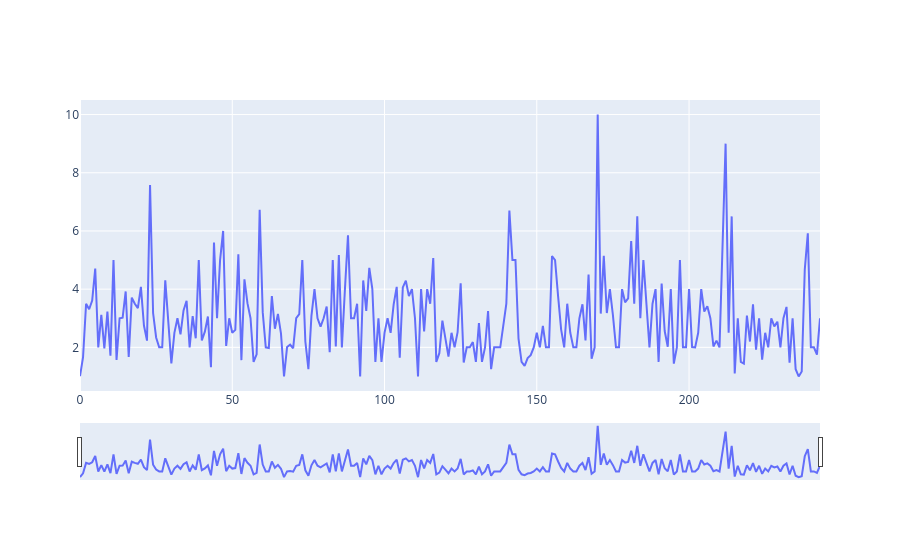

Here is the notebook cell this chart was saved with:
### Markdown cell above
Adding Sliders

### Code cell
plot = px.Figure(data=[px.Scatter(
    y=data['tip'],
    mode='lines',)
])

plot.update_layout(
    xaxis=dict(
        rangeselector=dict(
            buttons=list([
                dict(count=1,
                    step="day",
                    stepmode="backward"),
            ])
        ),
        rangeslider=dict(
            visible=True
        ),
    )
)

plot.show()

### Figure 1 — Plotly figure (JSON) as saved in the notebook; plotly's stock layout.template omitted (floating-point values rounded to 4 significant figures; data arrays with more than 128 entries replaced by an {"elided": "..."} marker saying what was removed)
{"data": [{"mode": "lines", "type": "scatter", "y": {"elided": "244 float values"}}], "layout": {"xaxis": {"rangeselector": {"buttons": [{"count": 1, "step": "day", "stepmode": "backward"}]}, "rangeslider": {"visible": true}}}}
